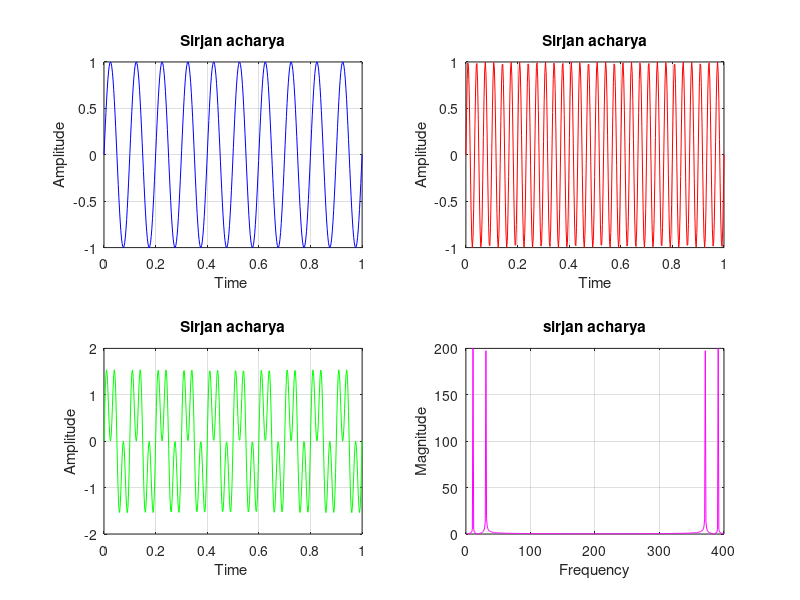

MATLAB code to generate this figure:
% Define parameters
f1 = 10; % Frequency of the first sine wave in Hertz
f2 = 30; % Frequency of the second sine wave in Hertz
A = 1; % Amplitude of both sine waves
duration = 1; % Duration of the sine waves in seconds
fs = 400; % Sampling rate in samples per second

% Generate time vector
t = linspace(0, duration, duration * fs);

% Generate two sine waves
sine_wave1 = A * sin(2 * pi * f1 * t);
sine_wave2 = A * sin(2 * pi * f2 * t);

% Add the two sine waves
sum_wave = sine_wave1 + sine_wave2;

% Compute the Fourier transform of the summed wave
fourier_transform = fft(sum_wave);

% Plot the graphs in subplots
subplot(2,2,1);
plot(t, sine_wave1, 'b');
xlabel('Time ');
ylabel('Amplitude');
title('Sirjan acharya');
grid on;

subplot(2,2,2);
plot(t, sine_wave2, 'r');
xlabel('Time');
ylabel('Amplitude');
title('Sirjan acharya');
grid on;

subplot(2,2,3);
plot(t, sum_wave, 'g');
xlabel('Time ');
ylabel('Amplitude');
title('Sirjan acharya');
grid on;

subplot(2,2,4);
plot(abs(fourier_transform), 'm');
xlabel('Frequency');
ylabel('Magnitude');
title('sirjan acharya');
grid on;

